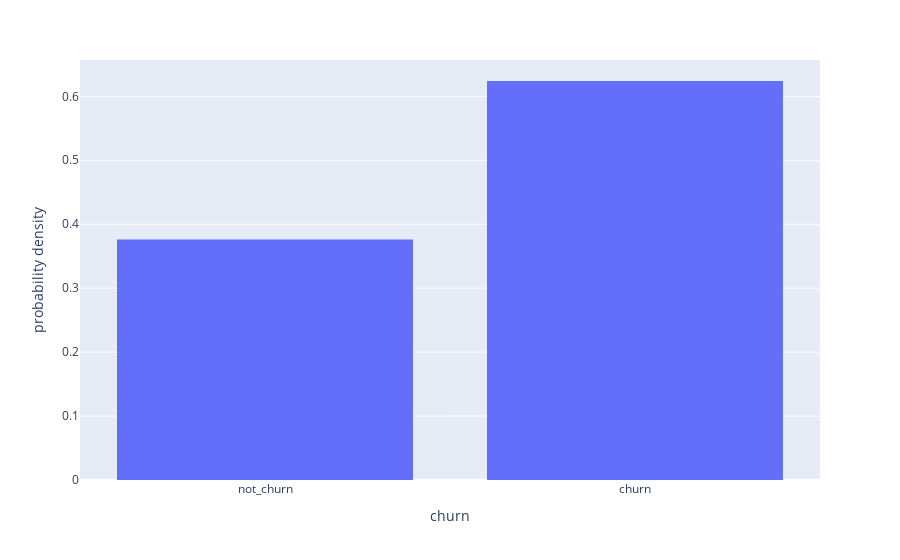

The code cell stored with this chart in its notebook:
### Markdown cell above
Еще лучше – отразим на графике нормализованные значения (сравниваем не сырые числа):

### Code cell
fig = px.histogram(df, x='churn', histnorm='probability density') # probability density % стоотношение
fig.show()

### Figure 1 — Plotly figure (JSON) as saved in the notebook; plotly's stock layout.template omitted (floating-point values rounded to 4 significant figures; data arrays with more than 128 entries replaced by an {"elided": "..."} marker saying what was removed)
{"data": [{"alignmentgroup": "True", "bingroup": "x", "histnorm": "probability density", "hovertemplate": "churn=%{x}<br>probability density=%{y}<extra></extra>", "legendgroup": "", "marker": {"color": "#636efa", "pattern": {"shape": ""}}, "name": "", "offsetgroup": "", "orientation": "v", "showlegend": false, "type": "histogram", "x": {"elided": "50000 str values"}, "xaxis": "x", "yaxis": "y"}], "layout": {"barmode": "relative", "legend": {"tracegroupgap": 0}, "margin": {"t": 60}, "xaxis": {"anchor": "y", "domain": [0, 1], "title": {"text": "churn"}}, "yaxis": {"anchor": "x", "domain": [0, 1], "title": {"text": "probability density"}}}}
